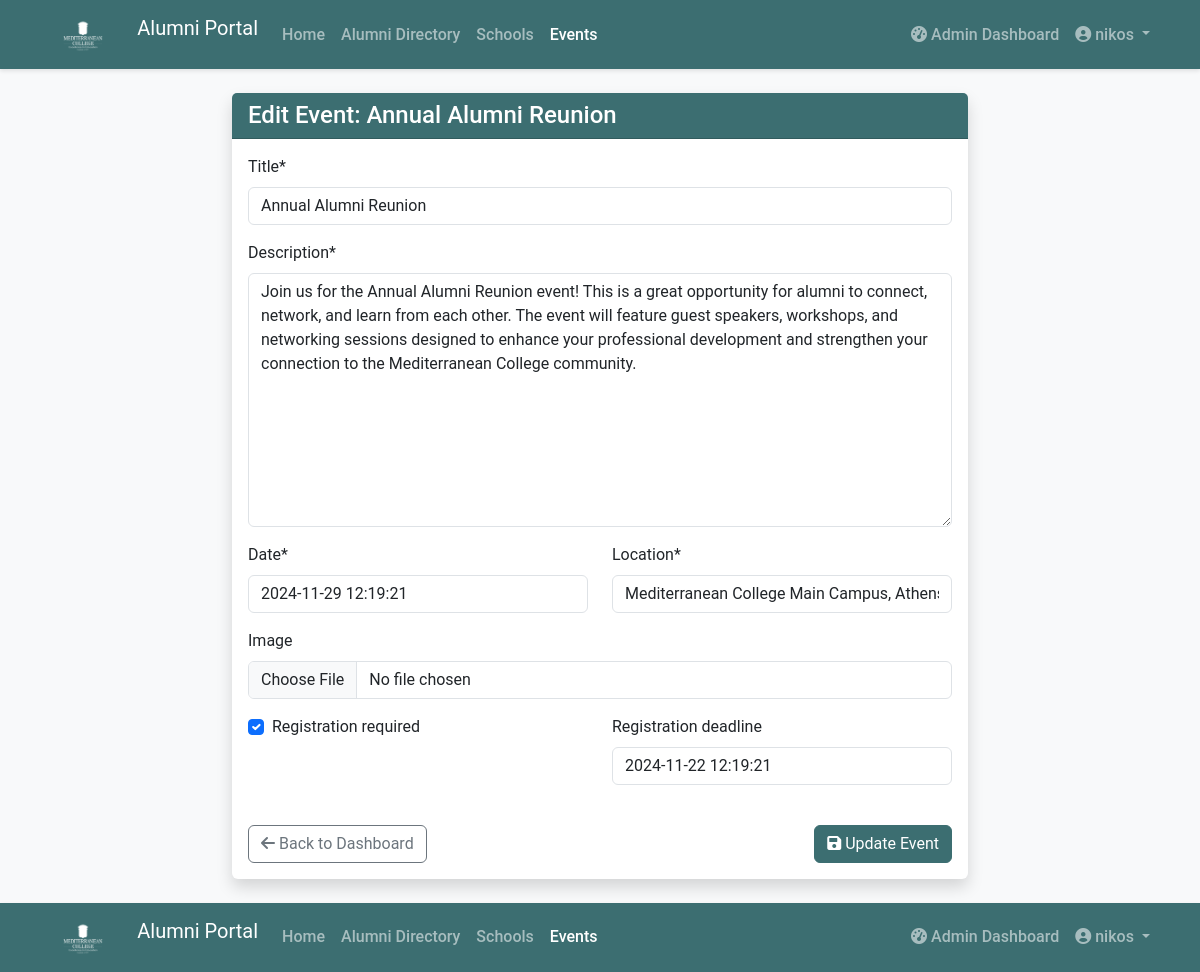
The app's page /alumni/events/1/update/ (signed in) with its own data.
### alumni/models.py (models this page shows, shortened)
class Event(models.Model):
    title = models.CharField(max_length=200)
    description = models.TextField()
    date = models.DateTimeField()
    location = models.CharField(max_length=200)
    image = models.ImageField(upload_to='event_images', blank=True, null=True)
    registration_required = models.BooleanField(default=False)
    registration_deadline = models.DateTimeField(null=True, blank=True)
    attendees = models.ManyToManyField(AlumniProfile, related_name='events', blank=True)
    created_at = models.DateTimeField(auto_now_add=True)
    updated_at = models.DateTimeField(auto_now=True)
    class Meta:
        ordering = ['-date']

### alumni/views.py (the view, shortened to what this page needs)
# urls.py: path('events/<int:pk>/update/', views.EventUpdateView.as_view(), name='event_update'),
@method_decorator(login_required, name='dispatch')
class EventUpdateView(IsAdminMixin, UpdateView):
    model = Event
    fields = ['title', 'description', 'date', 'location', 'image',
              'registration_required', 'registration_deadline']
    template_name = 'alumni/admin/event_form.html'
    success_url = reverse_lazy('alumni:admin_dashboard')

### alumni/views.py (called while the page is built)
    def test_func(self):
        return self.request.user.is_authenticated and self.request.user.is_staff

### templates/alumni/admin/event_form.html (shortened to what this page needs)
{% extends 'base.html' %}
{% load crispy_forms_tags %}
{% block content %}
<div class="row justify-content-center">
    <div class="col-md-8">
        <div class="card shadow">
            <div class="card-header bg-primary text-white">
                <h4 class="card-title mb-0">
                    {% if object %}Edit Event: {{ object.title }}{% else %}Create New Event{% endif %}
                </h4>
            </div>
            <div class="card-body">
                <form method="POST" enctype="multipart/form-data">
                    <div class="row">
                        <div class="col-12">
                            {{ form.title|as_crispy_field }}
                        </div>
                    </div>
                    {{ form.description|as_crispy_field }}
                    <div class="row">
                        <div class="col-md-6">
                            {{ form.date|as_crispy_field }}
                        </div>
                        <div class="col-md-6">
                            {{ form.location|as_crispy_field }}
                        </div>
                    </div>
                    {{ form.image|as_crispy_field }}
                    <div class="row">
                        <div class="col-md-6">
                            {{ form.registration_required|as_crispy_field }}
                        </div>
                        <div class="col-md-6">
                            {{ form.registration_deadline|as_crispy_field }}
                        </div>
                    </div>
                    <div class="d-flex justify-content-between mt-4">
                        <a href="{% url 'alumni:admin_dashboard' %}" class="btn btn-outline-secondary">
                            <i class="fas fa-arrow-left"></i> Back to Dashboard
                        </a>
                        <button type="submit" class="btn btn-primary">
                            <i class="fas fa-save"></i>
                            {% if object %}Update{% else %}Create{% endif %} Event
                        </button>
                    </div>
                </form>
            </div>
        </div>
    </div>
</div>
{% endblock %}

### templates/includes/navbar.html (shortened to what this page needs)
<nav class="navbar navbar-expand-lg navbar-dark bg-primary">
    <div class="container">
        <a class="navbar-brand" href="{% url 'home' %}">
            <img src="/static/images/logo.png" alt="Mediterranean College" height="40" class="d-inline-block align-text-top me-2">
            Alumni Portal
        </a>
        <div class="collapse navbar-collapse" id="navbarNav">
            <ul class="navbar-nav me-auto">
                <li class="nav-item">
                    <a class="nav-link {% if request.path == '/' %}active{% endif %}" href="{% url 'home' %}">Home</a>
                </li>
                <li class="nav-item">
                    <a class="nav-link {% if '/alumni/directory/' in request.path %}active{% endif %}" href="{% url 'alumni:alumni_list' %}">Alumni Directory</a>
                </li>
                <li class="nav-item">
                    <a class="nav-link {% if '/alumni/schools/' in request.path %}active{% endif %}" href="{% url 'alumni:school_list' %}">Schools</a>
                </li>
                <li class="nav-item">
                    <a class="nav-link {% if '/alumni/events/' in request.path %}active{% endif %}" href="{% url 'alumni:event_list' %}">Events</a>
                </li>
            </ul>
            <ul class="navbar-nav ms-auto">
                {% if user.is_authenticated %}
                    {% if user.is_staff %}
                        <li class="nav-item">
                            <a class="nav-link {% if '/alumni/admin-dashboard/' in request.path %}active{% endif %}" href="{% url 'alumni:admin_dashboard' %}">
                                <i class="fas fa-tachometer-alt"></i> Admin Dashboard
                            </a>
                        </li>
                    {% endif %}
                    <li class="nav-item dropdown">
                        <a class="nav-link dropdown-toggle" href="#" id="navbarDropdown" role="button"
                           data-bs-toggle="dropdown" aria-expanded="false">
                            <i class="fas fa-user-circle"></i> {{ user.get_full_name|default:user.username }}
                        </a>
                    </li>
                {% endif %}
            </ul>
        </div>
    </div>
</nav>

### templates/includes/footer.html (shortened to what this page needs)
<nav class="navbar navbar-expand-lg navbar-dark bg-primary">
    <div class="container">
        <a class="navbar-brand" href="{% url 'home' %}">
            <img src="/static/images/logo.png" alt="Mediterranean College" height="40" class="d-inline-block align-text-top me-2">
            Alumni Portal
        </a>
        <div class="collapse navbar-collapse" id="navbarNav">
            <ul class="navbar-nav me-auto">
                <li class="nav-item">
                    <a class="nav-link {% if request.path == '/' %}active{% endif %}" href="{% url 'home' %}">Home</a>
                </li>
                <li class="nav-item">
                    <a class="nav-link {% if '/alumni/directory/' in request.path %}active{% endif %}" href="{% url 'alumni:alumni_list' %}">Alumni Directory</a>
                </li>
                <li class="nav-item">
                    <a class="nav-link {% if '/alumni/schools/' in request.path %}active{% endif %}" href="{% url 'alumni:school_list' %}">Schools</a>
                </li>
                <li class="nav-item">
                    <a class="nav-link {% if '/alumni/events/' in request.path %}active{% endif %}" href="{% url 'alumni:event_list' %}">Events</a>
                </li>
            </ul>
            <ul class="navbar-nav ms-auto">
                {% if user.is_authenticated %}
                    {% if user.is_staff %}
                        <li class="nav-item">
                            <a class="nav-link {% if '/alumni/admin-dashboard/' in request.path %}active{% endif %}" href="{% url 'alumni:admin_dashboard' %}">
                                <i class="fas fa-tachometer-alt"></i> Admin Dashboard
                            </a>
                        </li>
                    {% endif %}
                    <li class="nav-item dropdown">
                        <a class="nav-link dropdown-toggle" href="#" id="navbarDropdown" role="button"
                           data-bs-toggle="dropdown" aria-expanded="false">
                            <i class="fas fa-user-circle"></i> {{ user.get_full_name|default:user.username }}
                        </a>
                    </li>
                {% endif %}
            </ul>
        </div>
    </div>
</nav>

### static/css/styles.css (style rules this page uses)
:root { --primary-color: #3c6e71; --secondary-color: #284b63; --accent-color: #d9d9d9; --text-color: #333333; --light-color: #ffffff; --dark-color: #1a1a1a; --success-color: #28a745; --warning-color: #ffc107; --danger-color: #dc3545; --info-color: #17a2b8; }
body { font-family: 'Roboto', 'Segoe UI', Arial, sans-serif; color: var(--text-color); background-color: #f8f9fa; padding-bottom: 0; min-height: 100vh; display: flex; flex-direction: column; }
.bg-primary { background-color: var(--primary-color) !important; }
.btn-primary { background-color: var(--primary-color); border-color: var(--primary-color); }
.navbar { box-shadow: 0 2px 4px rgba(0, 0, 0, 0.1); }
.navbar-brand img { filter: brightness(0) invert(1); }
.nav-link { font-weight: 500; }
.card { border: none; box-shadow: 0 0.125rem 0.25rem rgba(0, 0, 0, 0.075); transition: transform 0.2s, box-shadow 0.2s; margin-bottom: 1.5rem; }
.card-header { font-weight: 600; }

### records on screen
Event: title "Annual Alumni Reunion", description "Join us for the Annual Alumni Reunion event! This is a great opportunity for alumni to connect, network, and learn from each other. The event will feature guest speakers, workshops, and networking sessions designed to enhance your professional development and strengthen your connection to the Mediterranean College community.", date "2024-11-29 12:19:21", location "Mediterranean College Main Campus, Athens", registration_required "☑", registration_deadline "2024-11-22 12:19:21"

### other values on screen
{{ user.get_full_name|default:user.username }} "nikos"
